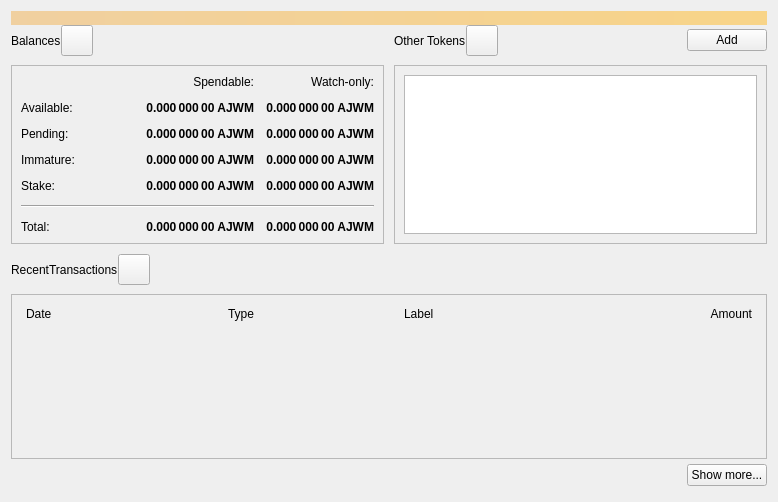
<?xml version="1.0" encoding="UTF-8"?>
<ui version="4.0">
 <class>OverviewPage</class>
 <widget class="QWidget" name="OverviewPage">
  <property name="geometry">
   <rect>
    <x>0</x>
    <y>0</y>
    <width>778</width>
    <height>502</height>
   </rect>
  </property>
  <property name="windowTitle">
   <string>Form</string>
  </property>
  <layout class="QVBoxLayout" name="topLayout">
   <property name="spacing">
    <number>0</number>
   </property>
   <item>
    <widget class="QLabel" name="labelAlerts">
     <property name="visible">
      <bool>false</bool>
     </property>
     <property name="styleSheet">
      <string notr="true">QLabel { background-color: qlineargradient(x1: 0, y1: 0, x2: 1, y2: 0, stop:0 #F0D0A0, stop:1 #F8D488); color:#000000; }</string>
     </property>
     <property name="wordWrap">
      <bool>true</bool>
     </property>
     <property name="margin">
      <number>3</number>
     </property>
     <property name="textInteractionFlags">
      <set>Qt::TextSelectableByMouse</set>
     </property>
    </widget>
   </item>
   <item>
    <layout class="QGridLayout" name="gridLayout_2">
     <item row="0" column="2">
      <layout class="QHBoxLayout" name="horizontalLayout_4">
       <property name="bottomMargin">
        <number>9</number>
       </property>
       <item>
        <widget class="QLabel" name="labelTokens">
         <property name="text">
          <string>Other Tokens</string>
         </property>
        </widget>
       </item>
       <item>
        <widget class="QToolButton" name="labelTokenStatus">
         <property name="toolTip">
          <string>The displayed information may be out of date. Your wallet automatically synchronizes with the Ajwm network after a connection is established, but this process has not completed yet.</string>
         </property>
         <property name="text">
          <string/>
         </property>
         <property name="iconSize">
          <size>
           <width>24</width>
           <height>24</height>
          </size>
         </property>
         <property name="flat" stdset="0">
          <bool>false</bool>
         </property>
        </widget>
       </item>
       <item>
        <spacer name="horizontalSpacer_7">
         <property name="orientation">
          <enum>Qt::Horizontal</enum>
         </property>
         <property name="sizeHint" stdset="0">
          <size>
           <width>40</width>
           <height>20</height>
          </size>
         </property>
        </spacer>
       </item>
       <item>
        <widget class="QPushButton" name="buttonAddToken">
         <property name="text">
          <string>Add</string>
         </property>
        </widget>
       </item>
      </layout>
     </item>
     <item row="1" column="2">
      <widget class="QFrame" name="frameOtherTokens">
       <property name="minimumSize">
        <size>
         <width>0</width>
         <height>100</height>
        </size>
       </property>
       <property name="frameShape">
        <enum>QFrame::StyledPanel</enum>
       </property>
       <property name="frameShadow">
        <enum>QFrame::Raised</enum>
       </property>
       <layout class="QVBoxLayout" name="verticalLayout_10">
        <item>
         <widget class="QListView" name="listTokens">
          <property name="enabled">
           <bool>true</bool>
          </property>
         </widget>
        </item>
       </layout>
      </widget>
     </item>
     <item row="1" column="0">
      <widget class="QFrame" name="frameBalances">
       <property name="frameShape">
        <enum>QFrame::StyledPanel</enum>
       </property>
       <property name="frameShadow">
        <enum>QFrame::Raised</enum>
       </property>
       <layout class="QVBoxLayout" name="verticalLayout_4">
        <item>
         <layout class="QGridLayout" name="gridLayout">
          <property name="spacing">
           <number>12</number>
          </property>
          <item row="2" column="3">
           <widget class="QLabel" name="labelWatchPending">
            <property name="font">
             <font>
              <weight>75</weight>
              <bold>true</bold>
             </font>
            </property>
            <property name="cursor">
             <cursorShape>IBeamCursor</cursorShape>
            </property>
            <property name="toolTip">
             <string>Unconfirmed transactions to watch-only addresses</string>
            </property>
            <property name="text">
             <string notr="true">0.000 000 00 AJWM</string>
            </property>
            <property name="alignment">
             <set>Qt::AlignRight|Qt::AlignTrailing|Qt::AlignVCenter</set>
            </property>
            <property name="textInteractionFlags">
             <set>Qt::LinksAccessibleByMouse|Qt::TextSelectableByKeyboard|Qt::TextSelectableByMouse</set>
            </property>
           </widget>
          </item>
          <item row="2" column="2">
           <widget class="QLabel" name="labelUnconfirmed">
            <property name="font">
             <font>
              <weight>75</weight>
              <bold>true</bold>
             </font>
            </property>
            <property name="cursor">
             <cursorShape>IBeamCursor</cursorShape>
            </property>
            <property name="toolTip">
             <string>Total of transactions that have yet to be confirmed, and do not yet count toward the spendable balance</string>
            </property>
            <property name="text">
             <string notr="true">0.000 000 00 AJWM</string>
            </property>
            <property name="alignment">
             <set>Qt::AlignRight|Qt::AlignTrailing|Qt::AlignVCenter</set>
            </property>
            <property name="textInteractionFlags">
             <set>Qt::LinksAccessibleByMouse|Qt::TextSelectableByKeyboard|Qt::TextSelectableByMouse</set>
            </property>
           </widget>
          </item>
          <item row="3" column="2">
           <widget class="QLabel" name="labelImmature">
            <property name="font">
             <font>
              <weight>75</weight>
              <bold>true</bold>
             </font>
            </property>
            <property name="cursor">
             <cursorShape>IBeamCursor</cursorShape>
            </property>
            <property name="toolTip">
             <string>Mined balance that has not yet matured</string>
            </property>
            <property name="text">
             <string notr="true">0.000 000 00 AJWM</string>
            </property>
            <property name="alignment">
             <set>Qt::AlignRight|Qt::AlignTrailing|Qt::AlignVCenter</set>
            </property>
            <property name="textInteractionFlags">
             <set>Qt::LinksAccessibleByMouse|Qt::TextSelectableByKeyboard|Qt::TextSelectableByMouse</set>
            </property>
           </widget>
          </item>
          <item row="3" column="0">
           <widget class="QLabel" name="labelImmatureText">
            <property name="text">
             <string>Immature:</string>
            </property>
           </widget>
          </item>
          <item row="0" column="3">
           <widget class="QLabel" name="labelWatchonly">
            <property name="text">
             <string>Watch-only:</string>
            </property>
            <property name="alignment">
             <set>Qt::AlignRight|Qt::AlignTrailing|Qt::AlignVCenter</set>
            </property>
           </widget>
          </item>
          <item row="1" column="0">
           <widget class="QLabel" name="labelBalanceText">
            <property name="text">
             <string>Available:</string>
            </property>
           </widget>
          </item>
          <item row="1" column="2">
           <widget class="QLabel" name="labelBalance">
            <property name="font">
             <font>
              <weight>75</weight>
              <bold>true</bold>
             </font>
            </property>
            <property name="cursor">
             <cursorShape>IBeamCursor</cursorShape>
            </property>
            <property name="toolTip">
             <string>Your current spendable balance</string>
            </property>
            <property name="text">
             <string notr="true">0.000 000 00 AJWM</string>
            </property>
            <property name="alignment">
             <set>Qt::AlignRight|Qt::AlignTrailing|Qt::AlignVCenter</set>
            </property>
            <property name="textInteractionFlags">
             <set>Qt::LinksAccessibleByMouse|Qt::TextSelectableByKeyboard|Qt::TextSelectableByMouse</set>
            </property>
           </widget>
          </item>
          <item row="1" column="3">
           <widget class="QLabel" name="labelWatchAvailable">
            <property name="font">
             <font>
              <weight>75</weight>
              <bold>true</bold>
             </font>
            </property>
            <property name="cursor">
             <cursorShape>IBeamCursor</cursorShape>
            </property>
            <property name="toolTip">
             <string>Your current balance in watch-only addresses</string>
            </property>
            <property name="text">
             <string notr="true">0.000 000 00 AJWM</string>
            </property>
            <property name="alignment">
             <set>Qt::AlignRight|Qt::AlignTrailing|Qt::AlignVCenter</set>
            </property>
            <property name="textInteractionFlags">
             <set>Qt::LinksAccessibleByMouse|Qt::TextSelectableByKeyboard|Qt::TextSelectableByMouse</set>
            </property>
           </widget>
          </item>
          <item row="2" column="0">
           <widget class="QLabel" name="labelPendingText">
            <property name="text">
             <string>Pending:</string>
            </property>
           </widget>
          </item>
          <item row="0" column="2">
           <widget class="QLabel" name="labelSpendable">
            <property name="text">
             <string>Spendable:</string>
            </property>
            <property name="alignment">
             <set>Qt::AlignRight|Qt::AlignTrailing|Qt::AlignVCenter</set>
            </property>
           </widget>
          </item>
          <item row="4" column="0">
           <widget class="QLabel" name="labelStakeText">
            <property name="text">
             <string>Stake:</string>
            </property>
           </widget>
          </item>
          <item row="4" column="2">
           <widget class="QLabel" name="labelStake">
            <property name="font">
             <font>
              <weight>75</weight>
              <bold>true</bold>
             </font>
            </property>
            <property name="text">
             <string>0.000 000 00 AJWM</string>
            </property>
            <property name="alignment">
             <set>Qt::AlignRight|Qt::AlignTrailing|Qt::AlignVCenter</set>
            </property>
            <property name="textInteractionFlags">
             <set>Qt::LinksAccessibleByMouse|Qt::TextSelectableByKeyboard|Qt::TextSelectableByMouse</set>
            </property>
           </widget>
          </item>
          <item row="4" column="3">
           <widget class="QLabel" name="labelWatchStake">
            <property name="font">
             <font>
              <weight>75</weight>
              <bold>true</bold>
             </font>
            </property>
            <property name="text">
             <string>0.000 000 00 AJWM</string>
            </property>
            <property name="alignment">
             <set>Qt::AlignRight|Qt::AlignTrailing|Qt::AlignVCenter</set>
            </property>
            <property name="textInteractionFlags">
             <set>Qt::LinksAccessibleByMouse|Qt::TextSelectableByKeyboard|Qt::TextSelectableByMouse</set>
            </property>
           </widget>
          </item>
          <item row="3" column="3">
           <widget class="QLabel" name="labelWatchImmature">
            <property name="font">
             <font>
              <weight>75</weight>
              <bold>true</bold>
             </font>
            </property>
            <property name="cursor">
             <cursorShape>IBeamCursor</cursorShape>
            </property>
            <property name="toolTip">
             <string>Mined balance in watch-only addresses that has not yet matured</string>
            </property>
            <property name="text">
             <string notr="true">0.000 000 00 AJWM</string>
            </property>
            <property name="alignment">
             <set>Qt::AlignRight|Qt::AlignTrailing|Qt::AlignVCenter</set>
            </property>
            <property name="textInteractionFlags">
             <set>Qt::LinksAccessibleByMouse|Qt::TextSelectableByKeyboard|Qt::TextSelectableByMouse</set>
            </property>
           </widget>
          </item>
          <item row="7" column="3">
           <widget class="QLabel" name="labelWatchTotal">
            <property name="font">
             <font>
              <weight>75</weight>
              <bold>true</bold>
             </font>
            </property>
            <property name="cursor">
             <cursorShape>IBeamCursor</cursorShape>
            </property>
            <property name="toolTip">
             <string>Current total balance in watch-only addresses</string>
            </property>
            <property name="text">
             <string notr="true">0.000 000 00 AJWM</string>
            </property>
            <property name="alignment">
             <set>Qt::AlignRight|Qt::AlignTrailing|Qt::AlignVCenter</set>
            </property>
            <property name="textInteractionFlags">
             <set>Qt::LinksAccessibleByMouse|Qt::TextSelectableByKeyboard|Qt::TextSelectableByMouse</set>
            </property>
           </widget>
          </item>
          <item row="5" column="0" colspan="4">
           <spacer name="verticalSpacer">
            <property name="orientation">
             <enum>Qt::Vertical</enum>
            </property>
            <property name="sizeHint" stdset="0">
             <size>
              <width>20</width>
              <height>40</height>
             </size>
            </property>
           </spacer>
          </item>
          <item row="7" column="2">
           <widget class="QLabel" name="labelTotal">
            <property name="font">
             <font>
              <weight>75</weight>
              <bold>true</bold>
             </font>
            </property>
            <property name="cursor">
             <cursorShape>IBeamCursor</cursorShape>
            </property>
            <property name="toolTip">
             <string>Your current total balance</string>
            </property>
            <property name="text">
             <string notr="true">0.000 000 00 AJWM</string>
            </property>
            <property name="alignment">
             <set>Qt::AlignRight|Qt::AlignTrailing|Qt::AlignVCenter</set>
            </property>
            <property name="textInteractionFlags">
             <set>Qt::LinksAccessibleByMouse|Qt::TextSelectableByKeyboard|Qt::TextSelectableByMouse</set>
            </property>
           </widget>
          </item>
          <item row="0" column="1" rowspan="5">
           <spacer name="horizontalSpacer_5">
            <property name="orientation">
             <enum>Qt::Horizontal</enum>
            </property>
            <property name="sizeHint" stdset="0">
             <size>
              <width>40</width>
              <height>20</height>
             </size>
            </property>
           </spacer>
          </item>
          <item row="7" column="0">
           <widget class="QLabel" name="labelTotalText">
            <property name="text">
             <string>Total:        </string>
            </property>
           </widget>
          </item>
          <item row="6" column="0" colspan="4">
           <widget class="Line" name="hLine">
            <property name="orientation">
             <enum>Qt::Horizontal</enum>
            </property>
           </widget>
          </item>
         </layout>
        </item>
       </layout>
      </widget>
     </item>
     <item row="0" column="0">
      <layout class="QHBoxLayout" name="horizontalLayout_2">
       <property name="bottomMargin">
        <number>9</number>
       </property>
       <item>
        <widget class="QLabel" name="labelBalances">
         <property name="text">
          <string>Balances</string>
         </property>
        </widget>
       </item>
       <item>
        <widget class="QToolButton" name="labelWalletStatus">
         <property name="enabled">
          <bool>true</bool>
         </property>
         <property name="toolTip">
          <string>The displayed information may be out of date. Your wallet automatically synchronizes with the Ajwm network after a connection is established, but this process has not completed yet.</string>
         </property>
         <property name="text">
          <string/>
         </property>
         <property name="icon">
          <iconset>
           <normaloff>:/icons/warning</normaloff>
           <disabledoff>:/icons/warning</disabledoff>:/icons/warning</iconset>
         </property>
         <property name="iconSize">
          <size>
           <width>24</width>
           <height>24</height>
          </size>
         </property>
         <property name="flat" stdset="0">
          <bool>false</bool>
         </property>
        </widget>
       </item>
       <item>
        <spacer name="horizontalSpacer">
         <property name="orientation">
          <enum>Qt::Horizontal</enum>
         </property>
         <property name="sizeHint" stdset="0">
          <size>
           <width>40</width>
           <height>20</height>
          </size>
         </property>
        </spacer>
       </item>
      </layout>
     </item>
     <item row="0" column="1" rowspan="2">
      <spacer name="horizontalSpacer_4">
       <property name="orientation">
        <enum>Qt::Horizontal</enum>
       </property>
       <property name="sizeType">
        <enum>QSizePolicy::Fixed</enum>
       </property>
       <property name="sizeHint" stdset="0">
        <size>
         <width>10</width>
         <height>20</height>
        </size>
       </property>
      </spacer>
     </item>
    </layout>
   </item>
   <item>
    <spacer name="verticalSpacer_4">
     <property name="orientation">
      <enum>Qt::Vertical</enum>
     </property>
     <property name="sizeType">
      <enum>QSizePolicy::Fixed</enum>
     </property>
     <property name="sizeHint" stdset="0">
      <size>
       <width>20</width>
       <height>10</height>
      </size>
     </property>
    </spacer>
   </item>
   <item>
    <layout class="QHBoxLayout" name="horizontalLayout_6">
     <property name="bottomMargin">
      <number>9</number>
     </property>
     <item>
      <widget class="QLabel" name="labelRecentTransactions">
       <property name="text">
        <string>RecentTransactions</string>
       </property>
      </widget>
     </item>
     <item>
      <widget class="QToolButton" name="labelTransactionsStatus">
       <property name="enabled">
        <bool>true</bool>
       </property>
       <property name="toolTip">
        <string>The displayed information may be out of date. Your wallet automatically synchronizes with the Ajwm network after a connection is established, but this process has not completed yet.</string>
       </property>
       <property name="text">
        <string/>
       </property>
       <property name="icon">
        <iconset>
         <normaloff>:/icons/warning</normaloff>
         <disabledoff>:/icons/warning</disabledoff>:/icons/warning</iconset>
       </property>
       <property name="iconSize">
        <size>
         <width>24</width>
         <height>24</height>
        </size>
       </property>
       <property name="flat" stdset="0">
        <bool>false</bool>
       </property>
      </widget>
     </item>
     <item>
      <spacer name="horizontalSpacer_3">
       <property name="orientation">
        <enum>Qt::Horizontal</enum>
       </property>
       <property name="sizeHint" stdset="0">
        <size>
         <width>40</width>
         <height>20</height>
        </size>
       </property>
      </spacer>
     </item>
    </layout>
   </item>
   <item>
    <layout class="QVBoxLayout" name="verticalLayout_3">
     <item>
      <widget class="QFrame" name="frameRecentTransactions">
       <property name="frameShape">
        <enum>QFrame::StyledPanel</enum>
       </property>
       <property name="frameShadow">
        <enum>QFrame::Raised</enum>
       </property>
       <layout class="QVBoxLayout" name="verticalLayout_8">
        <item>
         <layout class="QHBoxLayout" name="horizontalLayout_3">
          <property name="spacing">
           <number>5</number>
          </property>
          <property name="leftMargin">
           <number>5</number>
          </property>
          <property name="rightMargin">
           <number>5</number>
          </property>
          <item>
           <widget class="QLabel" name="labelDate">
            <property name="text">
             <string>Date</string>
            </property>
           </widget>
          </item>
          <item>
           <spacer name="horizontalSpacer_2">
            <property name="orientation">
             <enum>Qt::Horizontal</enum>
            </property>
            <property name="sizeType">
             <enum>QSizePolicy::Fixed</enum>
            </property>
            <property name="sizeHint" stdset="0">
             <size>
              <width>25</width>
              <height>20</height>
             </size>
            </property>
           </spacer>
          </item>
          <item>
           <widget class="QLabel" name="labelType">
            <property name="text">
             <string>Type</string>
            </property>
           </widget>
          </item>
          <item>
           <widget class="QLabel" name="labelAddress">
            <property name="text">
             <string>Label</string>
            </property>
           </widget>
          </item>
          <item>
           <widget class="QLabel" name="labelAmount">
            <property name="text">
             <string>Amount</string>
            </property>
            <property name="alignment">
             <set>Qt::AlignRight|Qt::AlignTrailing|Qt::AlignVCenter</set>
            </property>
           </widget>
          </item>
         </layout>
        </item>
        <item>
         <widget class="QListView" name="listTransactions">
          <property name="styleSheet">
           <string notr="true">QListView { background: transparent; }</string>
          </property>
          <property name="frameShape">
           <enum>QFrame::NoFrame</enum>
          </property>
          <property name="verticalScrollBarPolicy">
           <enum>Qt::ScrollBarAlwaysOff</enum>
          </property>
          <property name="horizontalScrollBarPolicy">
           <enum>Qt::ScrollBarAlwaysOff</enum>
          </property>
         </widget>
        </item>
       </layout>
      </widget>
     </item>
     <item>
      <layout class="QHBoxLayout" name="horizontalLayout">
       <property name="topMargin">
        <number>5</number>
       </property>
       <property name="bottomMargin">
        <number>5</number>
       </property>
       <item>
        <spacer name="horizontalSpacer_6">
         <property name="orientation">
          <enum>Qt::Horizontal</enum>
         </property>
         <property name="sizeHint" stdset="0">
          <size>
           <width>40</width>
           <height>20</height>
          </size>
         </property>
        </spacer>
       </item>
       <item>
        <widget class="QPushButton" name="showMoreButton">
         <property name="text">
          <string>Show more...</string>
         </property>
        </widget>
       </item>
      </layout>
     </item>
    </layout>
   </item>
  </layout>
 </widget>
 <resources/>
 <connections/>
</ui>
